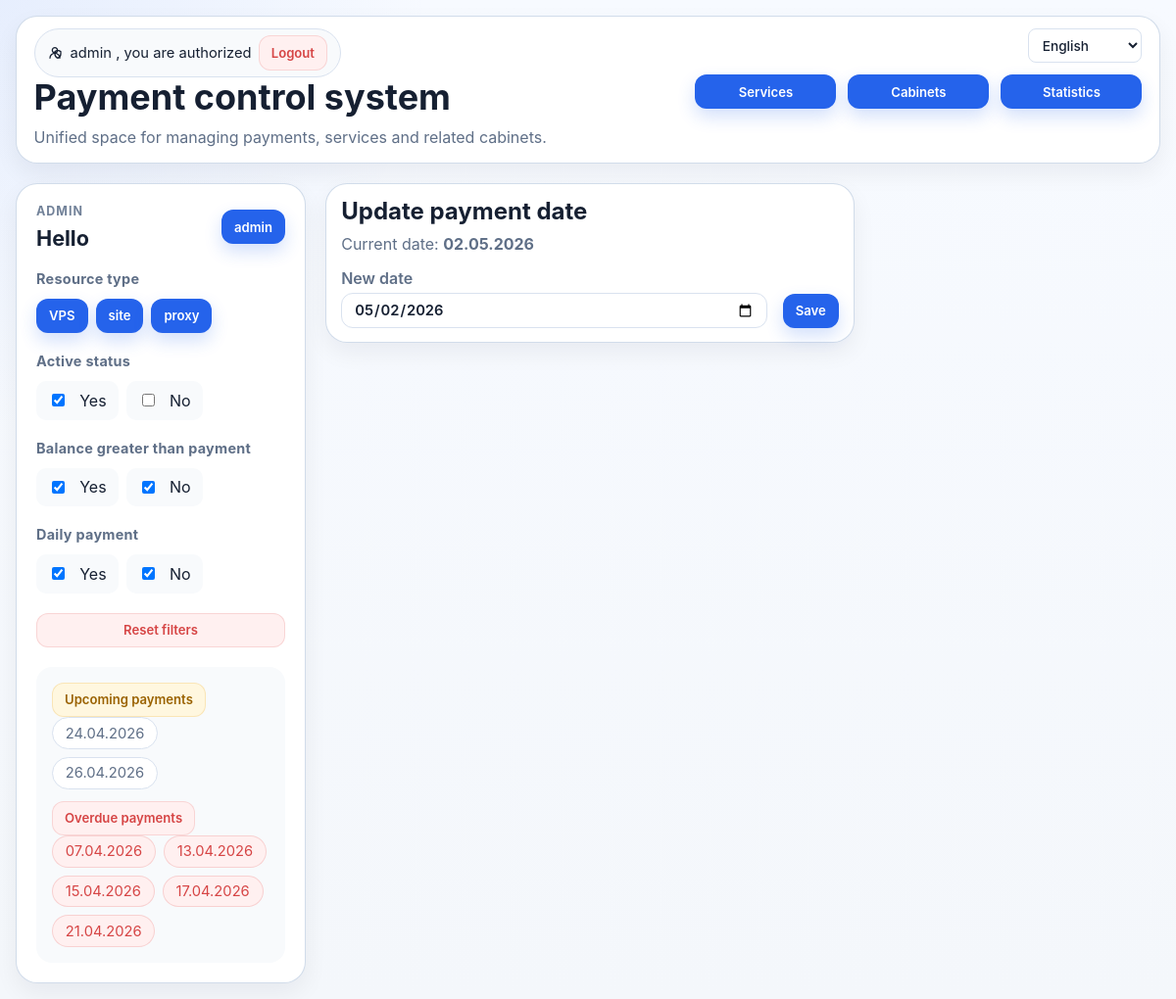
/edit_dt/411 (signed in), run on the app's committed database.
### pay_app/models.py (models this page shows, shortened)
class Pay(models.Model):
    CHOICES_TYPE_SOURCE = (
        ("VPS", "VPS"),
        ("site", "site"),
        ("proxy", "proxy")
    )
    CHOICES_ACTIVE = (
        ("active", "active"),
        ("not active", "not active")
    )
    CHOICES_CURRENCY = (
        ("USD $", "USD"),
        ("EURO €", "EURO"),
        ("UAH ₴", "UAH"),
        ("rub ₽", "rub")
    )
    id = models.BigAutoField(primary_key=True)
    cabinet = models.ForeignKey('Cabinet', on_delete=models.DO_NOTHING, verbose_name='Кабінет')
    groups = models.CharField(max_length=50, blank=True, verbose_name='Група')
    create_date = models.DateField(default=datetime.date.today, verbose_name='Дата створення')
    service = models.CharField(max_length=70, verbose_name='Сервіс')
    type_source = models.CharField(max_length=58, choices=CHOICES_TYPE_SOURCE, default=1, verbose_name='Тип ресурсу')
    price_per_month = models.DecimalField(max_digits=10, decimal_places=2, verbose_name='Місячна плата')
    currency = models.CharField(max_length=8, default=1, choices=CHOICES_CURRENCY, verbose_name='Валюта')
    pay_sys = models.CharField(max_length=50, verbose_name='Платіжна система')
    paid_up_to = models.DateField(default=default_paid_up_to, verbose_name='Оптачено до')
    status = models.CharField(max_length=200, default=1, null=True, choices=CHOICES_ACTIVE, verbose_name='Статус')
    email_login = models.CharField(max_length=300, verbose_name='Логін')
    password = models.CharField(max_length=300, unique=False, verbose_name='Пароль')
    ip = models.CharField(max_length=340, null=True, verbose_name='Ір/port')
    note_pay = models.CharField(max_length=340, blank=True, null=True, verbose_name='Примітка')

### pay_app/views.py (the view, shortened to what this page needs)
# urls.py: path("edit_dt/<int:id>", views.edit_dt, name="edit_dt"),
@login_required
def edit_dt(request: HttpRequest, id: int) -> HttpResponse:
    item = get_object_or_404(Pay, id=id)
    ctx = {'object_l': item}
    ctx.update(_base_ctx(request))
    return render(request, 'edit_dt.html', ctx)

### pay_app/log_context.py (called while the page is built)
def set_request_context(context: dict[str, Any]) -> None:
    _REQUEST_CONTEXT.set(dict(context))

def clear_request_context() -> None:
    _REQUEST_CONTEXT.set({})

### pay_app/services/common.py (called while the page is built)
def get_common_context() -> dict[str, object]:
    today = datetime.date.today()
    month = today + datetime.timedelta(days=31)
    week = today + datetime.timedelta(days=7)
    month_ago = today - datetime.timedelta(days=31)
    last_dt = Pay.objects.filter(
        status='active',
        paid_up_to__gte=today,
        paid_up_to__lte=week,
    ).order_by('paid_up_to')[:5]
    not_paid = Pay.objects.filter(
        status='active',
        paid_up_to__lt=today,
        paid_up_to__gte=month_ago,
    ).order_by('paid_up_to')[:5]
    return {
        'week': week,
        'today': today,
        'last_dt': last_dt,
        'not_paid': not_paid,
        'month': month,
        'month_ago': month_ago,
    }

### pay_app/services/payments.py (called while the page is built)
def get_default_statuses_for_mode(mode: str) -> list[str]:
    if mode == PAY_MODE_OVERDUE:
        return ['active', 'not active']
    return ['active']

def get_pay_base_url_name(mode: str) -> str:
    if mode == PAY_MODE_UPCOMING:
        return 'app:filter_by_date'
    if mode == PAY_MODE_OVERDUE:
        return 'app:overdue_payments'
    return 'app:index'

def get_pay_base_url(mode: str) -> str:
    url_name = get_pay_base_url_name(mode)
    if url_name in {'app:filter_by_date', 'app:overdue_payments'}:
        return reverse(url_name, args=('1',))
    return reverse(url_name)

def toggle_binary_filter(selected_values: list[str] | None, value: str) -> list[str]:
    normalized = [item for item in (selected_values or []) if item in {'yes', 'no'}]
    if value in normalized:
        normalized = [item for item in normalized if item != value]
    else:
        normalized.append(value)
    return [item for item in ['yes', 'no'] if item in normalized]

def get_pay_sort_url(state: Mapping[str, Any], field_name: str) -> str:
    asc_sort = f'{field_name}_asc'
    desc_sort = f'{field_name}_desc'
    next_sort = desc_sort if state['current_sort'] == asc_sort else asc_sort
    return build_pay_list_url(
        mode=state['mode'],
        statuses=state['selected_statuses'],
        q=state['search_query'],
        sort=next_sort,
        pay_sys=state['selected_pay_sys'],
        type_source=state['selected_type_source'],
        balance_gt_payment=state['balance_gt_payment'],
        daily_payment=state['daily_payment'],
    )

### pay_app/templates/edit_dt.html (shortened to what this page needs)
{% extends 'index.html' %}
{% load static %}
{% load i18n %}
{% load date_filters %}
{% block table %}
  <section class="form-card form-card--narrow">
    <div class="table-card__header table-card__header--compact">
      <div>
        <h2 class="section-title">{% trans "Update payment date" %}</h2>
        <p class="section-subtitle">{% trans "Current date:" %} <strong>{{ object_l.paid_up_to|date:"d.m.Y" }}</strong></p>
      </div>
    </div>
    <form method="POST" class="date-edit-form date-edit-form--card">
      <div class="form-inline-row">
         <label class="form-field form-field--inline" for="id_paid_up_to">
           <span>{% trans "New date" %}</span>
           <input id="id_paid_up_to" type="date" name="paid_up_to" value="{{ object_l.paid_up_to|date_iso }}">
         </label>
         <button type="submit" class="btn_add">{% trans "Save" %}</button>
       </div>
    </form>
  </section>
{% endblock %}

### pay_app/templates/partials/layout/_main_header.html (shortened to what this page needs)
{% load i18n %}
<header class="page-header-card">
  <div class="page-header-row page-header-row--top">
    <div>
      <div class="user-chip">
        <svg class="icon-svg" viewBox="0 0 24 24" aria-hidden="true" focusable="false">
          <path d="M12 12a4 4 0 1 0-4-4 4 4 0 0 0 4 4Z"></path>
          <path d="M4.5 20a7.5 7.5 0 0 1 15 0"></path>
          <path d="M18 8.5 21 10v3.5c0 2.9-1.9 5.6-4.5 6.5-2.6-.9-4.5-3.6-4.5-6.5V10l3-1.5Z"></path>
        </svg>
        <span>{{ request.user.username }} {% trans ", you are authorized" %}</span>
        <form method="post" action="{% url 'logout' %}" class="logout-form">
          <button type="submit" class="btn_pay_red btn-linklike">{% trans "Logout" %}</button>
        </form>
      </div>
      <h1 class="page-title">{% trans "Payment control system" %}</h1>
      <p class="page-subtitle">{% trans "Unified space for managing payments, services and related cabinets." %}</p>
    </div>
    <div class="toolbar-cluster">
      <div class="toolbar-actions toolbar-actions--secondary">
        <div class="language-selector">
          <form action="{% url 'set_language' %}" method="post" id="language-form">
            <select name="language" aria-label="{% trans 'Language' %}" onchange="document.getElementById('language-form').submit();">
              {% get_current_language as LANGUAGE_CODE %}
              {% get_available_languages as LANGUAGES %}
              {% get_language_info_list for LANGUAGES as languages %}
              {% for language in languages %}
                <option value="{{ language.code }}"{% if language.code == LANGUAGE_CODE %} selected{% endif %}>
                  {{ language.name_local }}
                </option>
              {% endfor %}
            </select>
          </form>
        </div>
      </div>
      <nav class="toolbar-nav" aria-label="{% trans 'Navigation through the application' %}">
        <a
          href="{{ app_index_url }}"
          class="btn_pay btn-linklike {% if request.path == app_index_url %}is-selected{% endif %}">
          {% trans "Services" %}
        </a>
        <a
          href="{{ cabinet_page_url }}"
          class="btn_pay btn-linklike {% if request.path == cabinet_page_url %}is-selected{% endif %}">
          {% trans "Cabinets" %}
        </a>
        <a
          href="{{ statistics_url }}"
          class="btn_pay btn-linklike {% if request.path == statistics_url %}is-selected{% endif %}">
          {% trans "Statistics" %}
        </a>
      </nav>
    </div>
  </div>
</header>

### pay_app/templates/partials/_pay_sidebar.html (shortened to what this page needs)
{% load static %}
{% load i18n %}
{% url 'admin:index' as admin_url %}
{% if request.path != tags_page_url %}
<div class="sidenav">
  {% if request.user.username == 'admin' %}
    <div class="sidebar-topbar">
      <div>
        <p class="eyebrow">{% trans "Admin" %}</p>
        <h2 class="sidebar-title">{% trans "Hello" %}</h2>
      </div>
      <a href="{{ admin_url }}" class="btn_pay btn-linklike">{{ request.user.username }}</a>
    </div>
  {% endif %}
  <section class="sidebar-section">
    <h5 class="check-field-label">{% trans "Resource type" %}</h5>
    <div class="sidebar-button-group">
      {% for item in type_source_links %}
        <a href="{{ item.url }}" class="btn_pay btn-linklike {% if item.selected %}is-selected{% endif %}">
          {{ item.value }}
        </a>
      {% endfor %}
    </div>
  </section>
  <section class="sidebar-section">
    <h5 class="check-field-label">{% trans "Active status" %}</h5>
    <form
      method="get"
      action="{{ pay_list_base_url|default:'/' }}"
      class="sidebar-form"
      id="pay-status-filter-form">
      <div class="sidebar-button-group">
        <label class="sidebar-checkbox">
          <input
            type="checkbox"
            name="status"
            value="active"
            {% if 'active' in selected_statuses %}checked{% endif %}
            onchange="this.form.submit()">
          <span>{% trans "Yes" %}</span>
        </label>
        <label class="sidebar-checkbox">
          <input
            type="checkbox"
            name="status"
            value="not active"
            onchange="this.form.submit()">
          <span>{% trans "No" %}</span>
        </label>
      </div>
    </form>
  </section>
  <section class="sidebar-section">
    <h5 class="check-field-label">{% trans "Balance greater than payment" %}</h5>
    <form
      method="get"
      action="{{ pay_list_base_url|default:'/' }}"
      class="sidebar-form"
      id="pay-balance-filter-form">
      <div class="sidebar-button-group">
        <label class="sidebar-checkbox">
          <input type="checkbox" name="balance_gt_payment" value="yes" {% if pay_balance_gt_payment_yes_selected %}checked{% endif %} onchange="this.form.submit()">
          <span>{% trans "Yes" %}</span>
        </label>
        <label class="sidebar-checkbox">
          <input type="checkbox" name="balance_gt_payment" value="no" {% if pay_balance_gt_payment_no_selected %}checked{% endif %} onchange="this.form.submit()">
          <span>{% trans "No" %}</span>
        </label>
      </div>
    </form>
  </section>
  <section class="sidebar-section">
    <h5 class="check-field-label">{% trans "Daily payment" %}</h5>
    <form
      method="get"
      action="{{ pay_list_base_url|default:'/' }}"
      class="sidebar-form"
      id="pay-daily-payment-filter-form">
      <div class="sidebar-button-group">
        <label class="sidebar-checkbox">
          <input
            type="checkbox"
            name="daily_payment"
            value="yes"
            {% if pay_daily_payment_yes_selected %}checked{% endif %}
            onchange="this.form.submit()">
          <span>{% trans "Yes" %}</span>
        </label>
        <label class="sidebar-checkbox">
          <input
            type="checkbox"
            name="daily_payment"
            value="no"
            {% if pay_daily_payment_no_selected %}checked{% endif %}
            onchange="this.form.submit()">
          <span>{% trans "No" %}</span>
        </label>
      </div>
    </form>
  </section>
    {% if pay_current_mode != 'all' or pay_search_query or selected_pay_sys or selected_type_source or balance_gt_payment or daily_payment or pay_sort != 'id_asc' %}
      <a href="{{ pay_reset_url|default:'/' }}" class="btn_pay_red btn-linklike">{% trans "Reset filters" %}</a>
    {% endif %}
  <section class="sidebar-section sidebar-section--muted">
    <div class="sidebar-cta">
      <a href="{{ pay_upcoming_url|default:'#' }}" class="btn_pay_yellow btn-linklike">{% trans "Upcoming payments" %}</a>
      <div class="date-stack">
        {% for i in last_dt %}
          <span class="context-chip">{{ i.paid_up_to|date:"d.m.Y" }}</span>
        {% empty %}
          <span class="muted-text">{% trans "No upcoming payments" %}</span>
        {% endfor %}
      </div>
    </div>
    <div class="sidebar-cta">
      <a href="{{ pay_overdue_url|default:'#' }}" class="btn_pay_red btn-linklike">{% trans "Overdue payments" %}</a>
      <div class="date-stack">
        {% for i in not_paid %}
          <span class="context-chip context-chip--danger">{{ i.paid_up_to|date:"d.m.Y" }}</span>
        {% empty %}
          <span class="muted-text">{% trans "No overdue payments" %}</span>
        {% endfor %}
      </div>
    </div>
  </section>
</div>
{% endif %}

### data on the page
Pay: paid_up_to "24.04.2026"
Pay: paid_up_to "26.04.2026"
Pay: paid_up_to "07.04.2026"
Pay: paid_up_to "13.04.2026"
Pay: paid_up_to "15.04.2026"
Pay: paid_up_to "17.04.2026"
Pay: paid_up_to "21.04.2026"
Pay: paid_up_to "02.05.2026", paid_up_to "05/02/2026"

### other printed values
{{ request.user.username }} "admin"
{{ item.value }} "VPS" "site" "proxy"
form field language "English"
